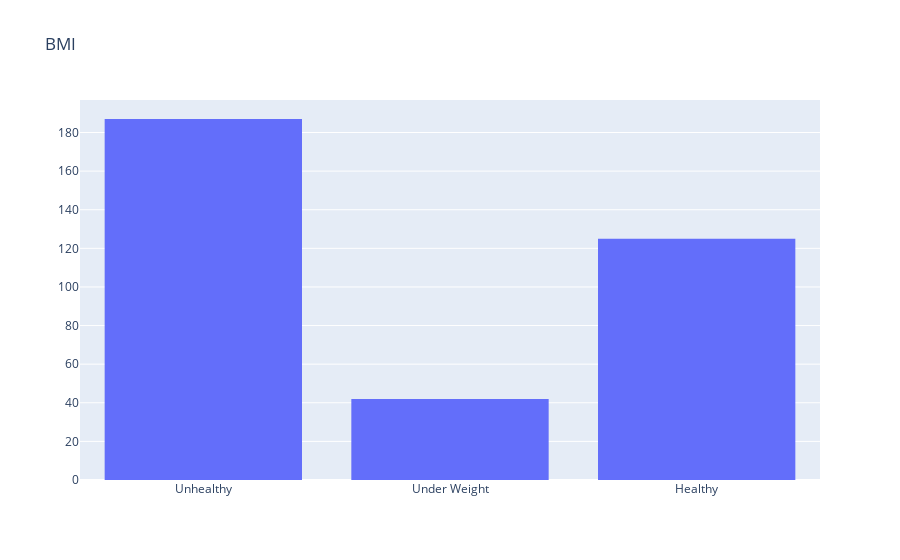

This figure's notebook cell:
### Markdown cell above
The decision-tree models in decreasing order of accuracy are:
1. random_state=3101, max_depth=3, max_leaf_nodes=4 (0.3942) - same for 'gini' and 'entropy'
2. predict all healthy (0.3900)
3. criterion='gini', random_state=3101, max_depth=5, max_leaf_nodes=19 (0.3838)
4. criterion='entropy', random_state=3101 (0.3361)
5. criterion='gini', random_state=3101 (0.3029)

### Code cell
# malay against BMI
plot_data = [go.Histogram(x=pd.DataFrame(y_train[X_train['Ethnicity']==1])['BMI'])]

plot_layout = go.Layout(title='BMI')
fig = go.Figure(data=plot_data,layout=plot_layout)
pyoff.iplot(fig)

### Figure 1 — Plotly figure (JSON) as saved in the notebook; plotly's stock layout.template omitted (floating-point values rounded to 4 significant figures; data arrays with more than 128 entries replaced by an {"elided": "..."} marker saying what was removed)
{"data": [{"type": "histogram", "x": {"elided": "354 str values"}}], "layout": {"autosize": true, "title": {"text": "BMI"}, "xaxis": {"autorange": true, "range": [-0.5, 2.5], "type": "category"}, "yaxis": {"autorange": true, "range": [0, 196.8]}}}
